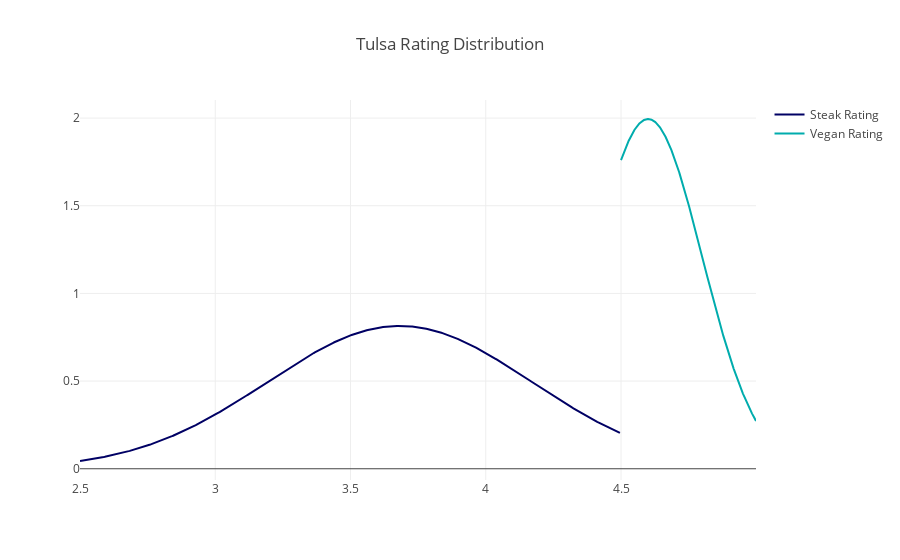

The cell this chart's notebook holds for it:
### Code cell
tul3 = df[(df['city']=='tulsa')&(df['category']=='vegan')]['rating']  
tul4 = df[(df['city']=='tulsa')&(df['category']=='steak')]['rating']  
hist_data = [tul3, tul4]

group_labels = ['Vegan Rating', 'Steak Rating']

colors = ['rgb(0,172, 173)', 'rgb(0, 0, 100)']
tul_fig2 = ff.create_distplot(hist_data, group_labels, bin_size=.2, colors=colors, show_hist=False, curve_type='normal', show_rug=False)
tul_fig2['layout'].update(title='Tulsa Rating Distribution')

plotly.offline.iplot(tul_fig2, filename='Distplot with Multiple Datasets')

### Figure 1 — Plotly figure (JSON) as saved in the notebook; plotly's stock layout.template omitted (floating-point values rounded to 4 significant figures; data arrays with more than 128 entries replaced by an {"elided": "..."} marker saying what was removed)
{"data": [{"legendgroup": "Vegan Rating", "marker": {"color": "rgb(0,172, 173)"}, "mode": "lines", "name": "Vegan Rating", "showlegend": true, "type": "scatter", "uid": "d2ccebb8-313b-11e9-a74d-8c859007c3ad", "x": {"elided": "500 float values"}, "xaxis": "x", "y": {"elided": "500 float values"}, "yaxis": "y"}, {"legendgroup": "Steak Rating", "marker": {"color": "rgb(0, 0, 100)"}, "mode": "lines", "name": "Steak Rating", "showlegend": true, "type": "scatter", "uid": "d2cced28-313b-11e9-bfe0-8c859007c3ad", "x": {"elided": "500 float values"}, "xaxis": "x", "y": {"elided": "500 float values"}, "yaxis": "y"}], "layout": {"barmode": "overlay", "hovermode": "closest", "legend": {"traceorder": "reversed"}, "title": "Tulsa Rating Distribution", "xaxis": {"anchor": "y2", "domain": [0, 1], "zeroline": false}, "yaxis": {"anchor": "free", "domain": [0, 1], "position": 0}}}
